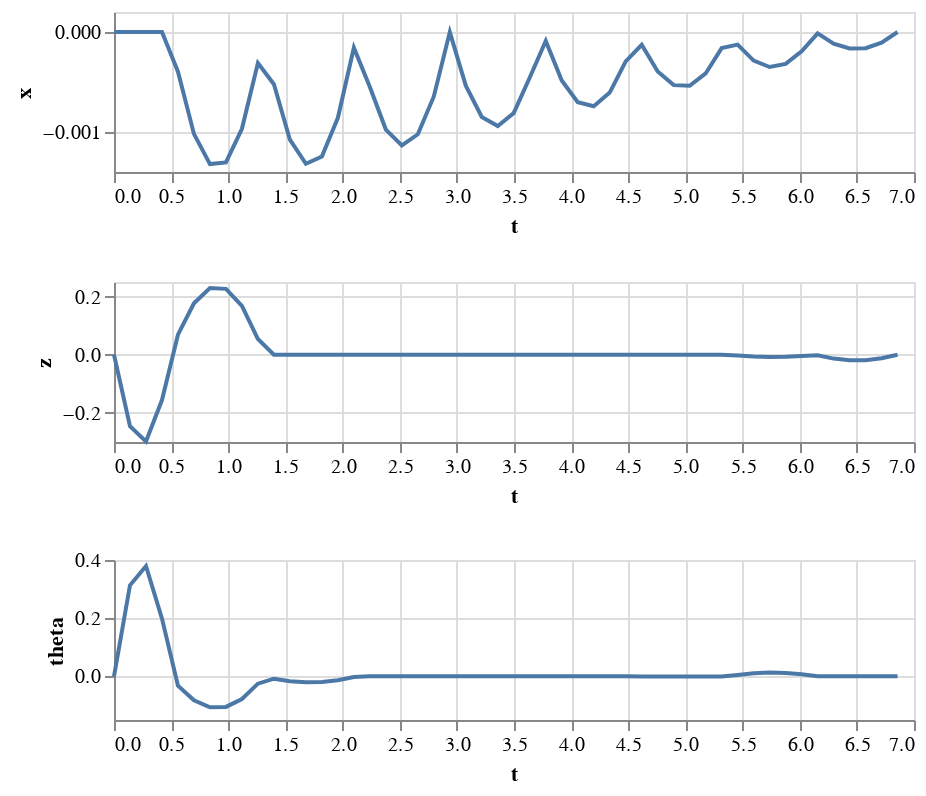

Notebook code for this chart:
### Code cell
traj_a_G = traj_v_G.MakeDerivative()
data = dataframe(traj_v_G, np.linspace(traj_v_G.start_time(), traj_v_G.end_time()), ['x','z','theta'])
alt.vconcat(
  alt.Chart(data).mark_line().encode(x='t', y='x').properties(height=80),
  alt.Chart(data).mark_line().encode(x='t', y='z').properties(height=80),
  alt.Chart(data).mark_line().encode(x='t', y='theta').properties(height=80),
)

### Figure 1 — Vega-Lite specification as saved in the notebook (floating-point values rounded to 4 significant figures)
{"config": {"view": {"continuousWidth": 400, "continuousHeight": 300}}, "vconcat": [{"mark": "line", "encoding": {"x": {"type": "quantitative", "field": "t"}, "y": {"type": "quantitative", "field": "x"}}, "height": 80}, {"mark": "line", "encoding": {"x": {"type": "quantitative", "field": "t"}, "y": {"type": "quantitative", "field": "z"}}, "height": 80}, {"mark": "line", "encoding": {"x": {"type": "quantitative", "field": "t"}, "y": {"type": "quantitative", "field": "theta"}}, "height": 80}], "data": {"name": "data-aed1748f3d710e9778e264bc78c88e7f"}, "$schema": "https://vega.github.io/schema/vega-lite/v4.8.1.json", "datasets": {"data-aed1748f3d710e9778e264bc78c88e7f": [{"t": 0.0, "x": 0.0, "z": 0.0, "theta": 0.0}, {"t": 0.1399, "x": -1.437e-08, "z": -0.246, "theta": 0.3131}, {"t": 0.2798, "x": -7.565e-09, "z": -0.298, "theta": 0.3793}, {"t": 0.4198, "x": 2.041e-08, "z": -0.1559, "theta": 0.1985}, {"t": 0.5597, "x": -0.000397, "z": 0.06893, "theta": -0.03197}, {"t": 0.6996, "x": -0.001019, "z": 0.1769, "theta": -0.08204}, {"t": 0.8395, "x": -0.001321, "z": 0.2293, "theta": -0.1064}, {"t": 0.9795, "x": -0.001304, "z": 0.2264, "theta": -0.105}, {"t": 1.119, "x": -0.0009674, "z": 0.1679, "theta": -0.0779}, {"t": 1.259, "x": -0.0003114, "z": 0.05406, "theta": -0.02507}, {"t": 1.399, "x": -0.0005224, "z": -2.768e-06, "theta": -0.007993}, {"t": 1.539, "x": -0.001077, "z": -5.705e-06, "theta": -0.01648}, {"t": 1.679, "x": -0.001318, "z": -6.981e-06, "theta": -0.02016}, {"t": 1.819, "x": -0.001245, "z": -6.594e-06, "theta": -0.01904}, {"t": 1.959, "x": -0.0008578, "z": -4.545e-06, "theta": -0.01312}, {"t": 2.099, "x": -0.0001573, "z": -8.332e-07, "theta": -0.002406}, {"t": 2.239, "x": -0.0005504, "z": 3.363e-07, "theta": 8.815e-05}, {"t": 2.379, "x": -0.0009757, "z": 5.962e-07, "theta": 0.0001563}, {"t": 2.519, "x": -0.001133, "z": 6.924e-07, "theta": 0.0001815}, {"t": 2.659, "x": -0.001023, "z": 6.25e-07, "theta": 0.0001638}, {"t": 2.798, "x": -0.0006447, "z": 3.94e-07, "theta": 0.0001033}, {"t": 2.938, "x": -9.788e-07, "z": 5.74e-10, "theta": 4.348e-08}, {"t": 3.078, "x": -0.0005365, "z": 3.202e-07, "theta": 2.385e-05}, {"t": 3.218, "x": -0.0008497, "z": 5.201e-07, "theta": 3.778e-05}, {"t": 3.358, "x": -0.0009406, "z": 6.002e-07, "theta": 4.182e-05}, {"t": 3.498, "x": -0.0008092, "z": 5.604e-07, "theta": 3.598e-05}, {"t": 3.638, "x": -0.0004555, "z": 4.008e-07, "theta": 2.025e-05}, {"t": 3.778, "x": -9.006e-05, "z": 2.271e-07, "theta": 1.099e-05}, {"t": 3.918, "x": -0.0004842, "z": 4.289e-07, "theta": 5.91e-05}, {"t": 4.058, "x": -0.0007016, "z": 5.38e-07, "theta": 8.563e-05}, {"t": 4.198, "x": -0.0007422, "z": 5.543e-07, "theta": 9.058e-05}, {"t": 4.338, "x": -0.0006061, "z": 4.777e-07, "theta": 7.397e-05}, {"t": 4.478, "x": -0.0002931, "z": 3.084e-07, "theta": 3.578e-05}, {"t": 4.617, "x": -0.0001279, "z": 2.445e-07, "theta": -0.0002071}, {"t": 4.757, "x": -0.0003947, "z": 4.378e-07, "theta": -0.0006394}, {"t": 4.897, "x": -0.0005314, "z": 5.344e-07, "theta": -0.0008609}, {"t": 5.037, "x": -0.000538, "z": 5.343e-07, "theta": -0.0008716}, {"t": 5.177, "x": -0.0004145, "z": 4.376e-07, "theta": -0.0006714}, {"t": 5.317, "x": -0.0001608, "z": 2.441e-07, "theta": -0.0002605}, {"t": 5.457, "x": -0.0001258, "z": -0.002768, "theta": 0.004675}, {"t": 5.597, "x": -0.0002857, "z": -0.006287, "theta": 0.01062}, {"t": 5.737, "x": -0.0003503, "z": -0.007708, "theta": 0.01302}, {"t": 5.877, "x": -0.0003194, "z": -0.007029, "theta": 0.01187}, {"t": 6.017, "x": -0.0001932, "z": -0.00425, "theta": 0.007179}, {"t": 6.157, "x": -1.41e-05, "z": -0.001621, "theta": 2.045e-05}, {"t": 6.297, "x": -0.0001157, "z": -0.0133, "theta": 0.0001678}, {"t": 6.436, "x": -0.0001648, "z": -0.01895, "theta": 0.0002391}, {"t": 6.576, "x": -0.0001616, "z": -0.01859, "theta": 0.0002345}, {"t": 6.716, "x": -0.000106, "z": -0.0122, "theta": 0.0001538}, {"t": 6.856, "x": -2.274e-13, "z": 5.684e-14, "theta": -5.551e-17}]}}
